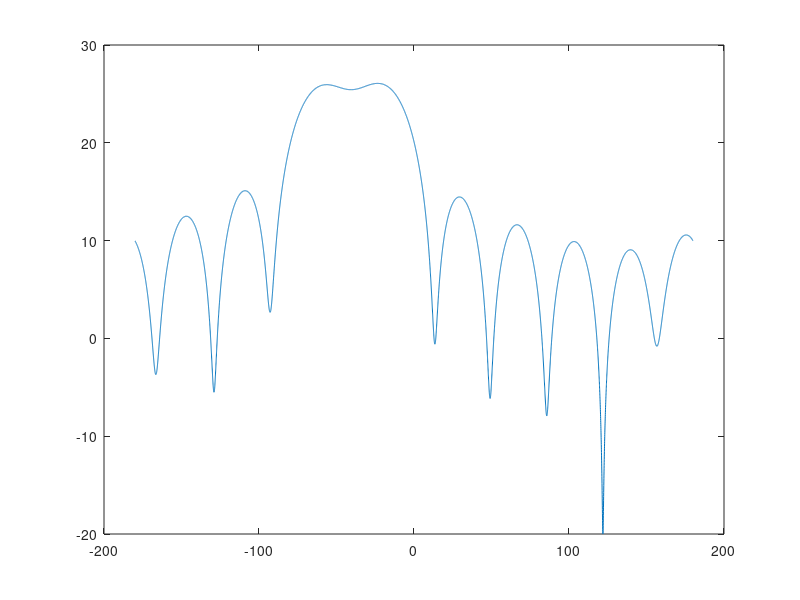

Write MATLAB code to recreate this figure. (Note: this script raises an error after producing the figure.)
% FFT based DOA estimation
%% single source, no window function
% clc
% close all
% clear all
% 
% lamda=1;
% d=lamda/2;
% N=8; % array number
% M=1; % number of sources
% rad=pi/180;
% 
% theta_1=30.1; % DOA of source 1
% theta_1=theta_1*rad;
% phi_1=2*pi*(d*cos(theta_1)/lamda);
% 
% n=0:1:(N-1);
% n=n';
% 
% s_1=exp(1i*n*phi_1);
% SNR=20;
% 
% Ps=s_1'*s_1;
% Pn=Ps*10^(-SNR/10);
% 
% sigma=sqrt(Pn/(2*N));
% x=s_1+sigma*(randn(N,1)+1j*rand(N,1));
% 
% figure(1)
% subplot(2,1,1)
% plot(abs(s_1))
% 
% subplot(2,1,2)
% plot(abs(x))
% 
% z=1024;
% L=z*N;
% X=fft(x,L);
% Y=fftshift(abs(X).^2);
% phi_axis=-180:360/L:180-360/L;
% theta_axis=acosd(phi_axis/360*lamda/d);
% [A,m]=max(Y);
% 
% 
% figure(2)
% plot(phi_axis,10*log10(fftshift(Y)),'LineWidth',2);
% axis([-180 180 -20 1.1*max(10*log10(fftshift(Y)))])
% xlabel('DOA \theta/radians')
% ylabel('Power Spectrum/dB')
% title('Single Source DOA Estimation')
% grid on
% phi_0=phi_axis(m)
% 
% 
% figure(3)
% plot(theta_axis,10*log10(fftshift(Y)),'LineWidth',2);
% axis([0 180 -20 1.1*max(10*log10(fftshift(Y)))])
% xlabel('DOA \theta/degree')
% ylabel('Power Spectrum/dB')
% title('Single Source DOA Estimation')
% grid on
% theta_0=theta_axis(m)


% X_axis=acos(x_axis*rad/(2*pi)*lamda/d)/rad
% figure(2)
% plot(spec)
% axis([0 360 min(spec) 1.2*max(spec)])
% grid on


% Multiple targets
clc
close all
clear all
lamda=1;
d=lamda/2;
M=10; % array number
Source=[1 ; exp(1i*pi/4)]; % number of sources
rad=pi/180;
theta_1=30; % DOA of source 1
theta_1=theta_1*rad;
phi_1=2*pi*(d*cos(theta_1)/lamda);

theta_2=46.5; % DOA of source 2
theta_2=theta_2*rad;
phi_2=2*pi*(d*cos(theta_2)/lamda);

M_array=0:1:(M-1);
M_array=M_array';

s_1=exp(1i*M_array*phi_1);
s_2=exp(1i*M_array*phi_2)
;
s=[s_1 s_2];
ss=s*Source;
SNR=20;

x=ss+awgn(ss,SNR);

z=1024;
L=z*M;
X=fft(x,L);
Y=fftshift(abs(X).^2);
phi_axis=-180:360/L:180-360/L;
theta_axis=acosd(phi_axis/360*lamda/d);
[A,m]=max(Y);

figure(2)
xlabel('DOA \theta/degree')
ylabel('Power Spectrum/dB')
title('Multiple Sources DOA Estimation')
grid on
plot(phi_axis,10*log10(fftshift(Y)));
axis([-180 180 min(10*log10(fftshift(Y)))
1.1*max(10*log10(fftshift(Y)))])

phi_0=phi_axis(m)

figure(3)
plot(theta_axis,10*log10(fftshift(Y)));
axis([0 180 min(10*log10(fftshift(Y)))
1.1*max(10*log10(fftshift(Y)))])
xlabel('DOA \theta/degree')
ylabel('Power Spectrum/dB')
title('Multiple Sources DOA Estimation')
grid on
theta_0=theta_axis(m)